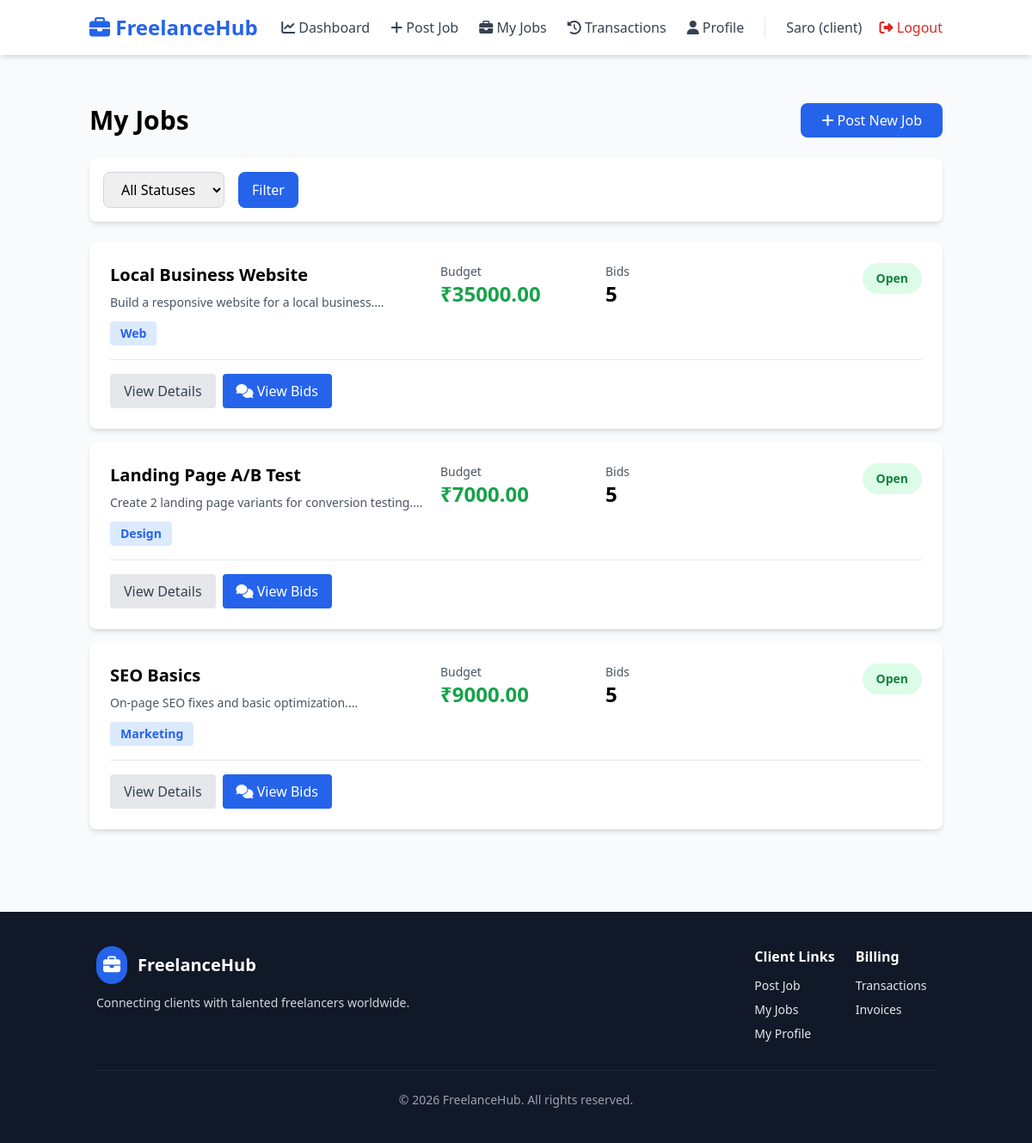
/my-jobs (signed in), run on the app's committed database.
### models.py (models this page shows, shortened)
class User(UserMixin, db.Model):
    __tablename__ = 'users'
    id = db.Column(db.Integer, primary_key=True)
    name = db.Column(db.String(120), nullable=False)
    email = db.Column(db.String(120), unique=True, nullable=False, index=True)
    password_hash = db.Column(db.String(255), nullable=False)
    role = db.Column(db.String(20), nullable=False)  # 'client' or 'freelancer'
    created_at = db.Column(db.DateTime, default=datetime.utcnow)
    freelancer_profile = db.relationship('FreelancerProfile', uselist=False, backref='user', cascade='all, delete-orphan')
    jobs = db.relationship('Job', backref='client', foreign_keys='Job.client_id', cascade='all, delete-orphan')
    bids = db.relationship('Bid', backref='freelancer', cascade='all, delete-orphan')
    payments_as_client = db.relationship('Payment', foreign_keys='Payment.client_id', backref='client')
    payments_as_freelancer = db.relationship('Payment', foreign_keys='Payment.freelancer_id', backref='freelancer')
    reviews_given = db.relationship('Review', foreign_keys='Review.client_id', backref='client_reviewer')
    reviews_received = db.relationship('Review', foreign_keys='Review.freelancer_id', backref='freelancer_reviewed')
    def is_freelancer(self):
        return self.role == 'freelancer'
    def is_client(self):
        return self.role == 'client'

class Job(db.Model):
    __tablename__ = 'jobs'
    id = db.Column(db.Integer, primary_key=True)
    client_id = db.Column(db.Integer, db.ForeignKey('users.id'), nullable=False, index=True)
    title = db.Column(db.String(200), nullable=False)
    description = db.Column(db.Text, nullable=False)
    budget = db.Column(db.Float, nullable=False)
    category = db.Column(db.String(50), nullable=False)  # web, mobile, design, writing, etc
    deadline = db.Column(db.DateTime, nullable=False)
    status = db.Column(db.String(20), default='open')  # open, in_progress, completed, cancelled
    accepted_bid_id = db.Column(db.Integer, db.ForeignKey('bids.id'), nullable=True)
    created_at = db.Column(db.DateTime, default=datetime.utcnow)
    updated_at = db.Column(db.DateTime, default=datetime.utcnow, onupdate=datetime.utcnow)
    bids = db.relationship('Bid', backref='job', foreign_keys='Bid.job_id', cascade='all, delete-orphan')
    accepted_bid = db.relationship('Bid', uselist=False, foreign_keys='Job.accepted_bid_id')
    payment = db.relationship('Payment', uselist=False, backref='job', cascade='all, delete-orphan')
    work_submission = db.relationship('WorkSubmission', uselist=False, backref='job', cascade='all, delete-orphan')
    reviews = db.relationship('Review', backref='job', cascade='all, delete-orphan')

### app.py (the view)
    @app.route('/my-jobs')
    @client_required
    def my_jobs():
        page = request.args.get('page', 1, type=int)
        status = request.args.get('status', '')
        query = Job.query.filter_by(client_id=current_user.id)
        if status:
            query = query.filter_by(status=status)
        pagination = query.order_by(Job.created_at.desc()).paginate(page=page, per_page=10)
        jobs = pagination.items
        job_reviews = {}
        for job in jobs:
            review = Review.query.filter_by(job_id=job.id, client_id=current_user.id).first()
            job_reviews[job.id] = review
        return render_template('my-jobs.html', jobs=jobs, pagination=pagination, status=status, job_reviews=job_reviews)

### templates/my-jobs.html (shortened to what this page needs)
{% extends "base.html" %}
{% block content %}
<div class="space-y-6">
    <div class="flex justify-between items-center">
        <h1 class="text-3xl font-bold">My Jobs</h1>
        <a href="{{ url_for('post_job') }}" class="bg-blue-600 text-white px-6 py-2 rounded-lg hover:bg-blue-700">
            <i class="fas fa-plus"></i> Post New Job
        </a>
    </div>
    <div class="bg-white p-4 rounded-lg shadow-md">
        <form method="GET" action="{{ url_for('my_jobs') }}" class="flex gap-4">
            <select name="status" class="px-4 py-2 border border-gray-300 rounded-lg focus:outline-none">
                <option value="">All Statuses</option>
            </select>
            <button type="submit" class="bg-blue-600 text-white px-4 py-2 rounded-lg hover:bg-blue-700">
                Filter
            </button>
        </form>
    </div>
    {% if jobs %}
        <div class="space-y-4">
            {% for job in jobs %}
                <div class="bg-white rounded-lg shadow-md p-6">
                    <div class="grid md:grid-cols-5 gap-4 items-start">
                        <div class="md:col-span-2">
                            <h3 class="text-xl font-bold mb-2">{{ job.title }}</h3>
                            <p class="text-gray-600 text-sm mb-3">{{ job.description[:100] }}...</p>
                            <span class="inline-block bg-blue-100 text-blue-600 px-3 py-1 rounded text-sm font-semibold">{{ job.category|capitalize }}</span>
                        </div>
                        <div>
                            <p class="text-gray-600 text-sm">Budget</p>
                            <p class="text-2xl font-bold text-green-600">₹{{ "%.2f"|format(job.budget) }}</p>
                        </div>
                        <div>
                            <p class="text-gray-600 text-sm">Bids</p>
                            <p class="text-2xl font-bold">{{ job.bids|length }}</p>
                        </div>
                        <div class="text-right">
                            <span class="inline-block px-4 py-2 rounded-full text-sm font-bold
                                {% if job.status == 'open' %}bg-green-100 text-green-700
                                {% elif job.status == 'in_progress' %}bg-blue-100 text-blue-700
                                {% elif job.status == 'completed' %}bg-gray-100 text-gray-700
                                {% else %}bg-red-100 text-red-700{% endif %}">
                                {{ job.status|capitalize|replace('_', ' ') }}
                            </span>
                        </div>
                        </div>
                    <div class="mt-4 pt-4 border-t flex gap-2">
                        <a href="{{ url_for('job_detail', job_id=job.id) }}" class="bg-gray-200 text-gray-700 px-4 py-2 rounded hover:bg-gray-300">
                            View Details
                        </a>
                        {% if job.status == 'open' %}
                            <a href="{{ url_for('view_bids', job_id=job.id) }}" class="bg-blue-600 text-white px-4 py-2 rounded hover:bg-blue-700">
                                <i class="fas fa-comments"></i> View Bids
                            </a>
                        {% endif %}
                    </div>
                </div>
            {% endfor %}
        </div>
    {% endif %}
</div>
{% endblock %}

### templates/base.html (shortened to what this page needs)
<!DOCTYPE html>
<html lang="en">
<head>
    <script src="https://cdn.tailwindcss.com"></script>
    <link rel="stylesheet" href="https://cdnjs.cloudflare.com/ajax/libs/font-awesome/6.4.0/css/all.min.css">
</head>
<body class="bg-gray-50 min-h-screen flex flex-col">
    <nav class="bg-white shadow-md sticky top-0 z-50">
        <div class="container mx-auto px-4 py-4 flex justify-between items-center">
            <a href="{{ url_for('index') }}" class="text-2xl font-bold text-blue-600">
                <i class="fas fa-briefcase"></i> FreelanceHub
            </a>
            <div class="flex items-center gap-6">
                {% if current_user.is_authenticated %}
                    {% if current_user.is_freelancer() %}
                        <a href="{{ url_for('freelancer_dashboard') }}" class="navbar-link text-gray-700 hover:text-blue-600">
                            <i class="fas fa-chart-line"></i> Dashboard
                        </a>
                        <a href="{{ url_for('browse_jobs') }}" class="navbar-link text-gray-700 hover:text-blue-600">
                            <i class="fas fa-search"></i> Browse Jobs
                        </a>
                        <a href="{{ url_for('my_bids') }}" class="navbar-link text-gray-700 hover:text-blue-600">
                            <i class="fas fa-list"></i> My Bids
                        </a>
                        <a href="{{ url_for('transactions') }}" class="navbar-link text-gray-700 hover:text-blue-600">
                            <i class="fas fa-history"></i> Transactions
                        </a>
                        <a href="{{ url_for('profile') }}" class="navbar-link text-gray-700 hover:text-blue-600">
                            <i class="fas fa-user"></i> Profile
                        </a>
                    {% else %}
                        <a href="{{ url_for('dashboard') }}" class="navbar-link text-gray-700 hover:text-blue-600">
                            <i class="fas fa-chart-line"></i> Dashboard
                        </a>
                        <a href="{{ url_for('post_job') }}" class="navbar-link text-gray-700 hover:text-blue-600">
                            <i class="fas fa-plus"></i> Post Job
                        </a>
                        <a href="{{ url_for('my_jobs') }}" class="navbar-link text-gray-700 hover:text-blue-600">
                            <i class="fas fa-briefcase"></i> My Jobs
                        </a>
                        <a href="{{ url_for('transactions') }}" class="navbar-link text-gray-700 hover:text-blue-600">
                            <i class="fas fa-history"></i> Transactions
                        </a>
                        <a href="{{ url_for('client_profile') }}" class="navbar-link text-gray-700 hover:text-blue-600">
                            <i class="fas fa-user"></i> Profile
                        </a>
                    {% endif %}
                    <div class="border-l pl-6">
                        <span class="text-gray-700 mr-4">{{ current_user.name }}{% if current_user.role is defined %} ({{ current_user.role }}){% endif %}</span>
                        <a href="{{ url_for('auth_logout') }}" class="text-red-600 hover:text-red-800">
                            <i class="fas fa-sign-out-alt"></i> Logout
                        </a>
                    </div>
                {% endif %}
            </div>
        </div>
    </nav>
    <main class="container mx-auto px-4 py-8 flex-1">
        {% block content %}{% endblock %}
    </main>
    <footer class="bg-gray-900 text-gray-200 mt-16 py-10">
        <div class="container mx-auto px-6">
            <div class="md:flex md:justify-between md:items-start gap-8">
                <div class="mb-6 md:mb-0">
                    <a href="{{ url_for('index') }}" class="flex items-center gap-3 text-xl font-bold text-white">
                        <span class="bg-blue-600 text-white rounded-full p-2"><i class="fas fa-briefcase"></i></span>
                        FreelanceHub
                    </a>
                    <p class="text-sm text-gray-300 mt-3">Connecting clients with talented freelancers worldwide.</p>
                </div>
                {% if current_user.is_authenticated and current_user.is_freelancer() %}
                <div class="grid grid-cols-2 gap-6">
                    <div>
                        <h4 class="text-white font-semibold mb-3">Freelancer Links</h4>
                        <ul class="space-y-2 text-sm">
                            <li><a href="{{ url_for('browse_jobs') }}" class="hover:text-white">Browse Jobs</a></li>
                            <li><a href="{{ url_for('my_bids') }}" class="hover:text-white">My Bids</a></li>
                            <li><a href="{{ url_for('profile') }}" class="hover:text-white">My Profile</a></li>
                        </ul>
                    </div>
                    <div>
                        <h4 class="text-white font-semibold mb-3">Support</h4>
                        <ul class="space-y-2 text-sm">
                            <li><a href="#" class="hover:text-white">Help Center</a></li>
                            <li><a href="#" class="hover:text-white">Contact Support</a></li>
                        </ul>
                    </div>
                </div>
                {% elif current_user.is_authenticated and current_user.is_client() %}
                <div class="grid grid-cols-2 gap-6">
                    <div>
                        <h4 class="text-white font-semibold mb-3">Client Links</h4>
                        <ul class="space-y-2 text-sm">
                            <li><a href="{{ url_for('post_job') }}" class="hover:text-white">Post Job</a></li>
                            <li><a href="{{ url_for('my_jobs') }}" class="hover:text-white">My Jobs</a></li>
                            <li><a href="{{ url_for('client_profile') }}" class="hover:text-white">My Profile</a></li>
                        </ul>
                    </div>
                    <div>
                        <h4 class="text-white font-semibold mb-3">Billing</h4>
                        <ul class="space-y-2 text-sm">
                            <li><a href="{{ url_for('transactions') }}" class="hover:text-white">Transactions</a></li>
                            <li><a href="#" class="hover:text-white">Invoices</a></li>
                        </ul>
                    </div>
                </div>
                {% endif %}
            </div>
            <div class="border-t border-gray-800 mt-8 pt-6 text-center text-sm text-gray-400">
                <p>&copy; 2026 FreelanceHub. All rights reserved.</p>
            </div>
        </div>
    </footer>
</body>
</html>

### templates/base.html (style rules this page uses)
body { font-family: 'Segoe UI', Tahoma, Geneva, Verdana, sans-serif; }

### data on the page
User: name "Saro", role "client"
Job: title "Local Business Website", description "Build a responsive website for a local business.", category "Web", budget "35000.00", bids|length "5", status "Open"
Job: title "Landing Page A/B Test", description "Create 2 landing page variants for conversion testing.", category "Design", budget "7000.00", bids|length "5", status "Open"
Job: title "SEO Basics", description "On-page SEO fixes and basic optimization.", category "Marketing", budget "9000.00", bids|length "5", status "Open"
